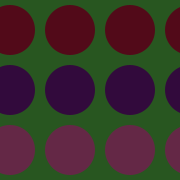
Frame 1 (no input)
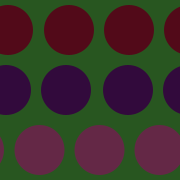
Frame 60 (the mouse pressed at the canvas centre just before this capture)
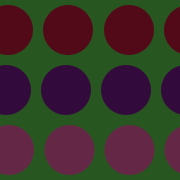
Frame 120 (the mouse held since frame 60 and released just before this capture)

The Processing sketch that drew these frames (run headless with seeded random() and noise(); from frame 60 on, the mouse is pressed at the canvas centre):

// Processing sketch: processing_55193
// ── processing_55193.pde

/*Project 2C Exercise
Code by Jennifer Nowack
York University: 211448347
YSDN-1006*/

//first line 
float x1 = 10;
float x2 = 70;
float x3 = 130;
float x4 = 190;
//second line
float x11 = 10;
float x12 = 70;
float x13 = 130;
float x14 = 190;
//third line
float x21 = 10;
float x22 = 70;
float x23 = 130;
float x24 = 190;

void setup() {
  size(180, 180);
  noStroke();
}

void draw() {
  background (40, 86, 32);
  
  fill (82, 10, 25);
  //first row circle1
  ellipse (x1, 30, 50, 50); 
  x1 = x1+1;
  if (x1>200){
    x1=-40;
   }  
  //first row circel2 
  ellipse (x2, 30, 50, 50);
   x2 = x2+1;
  if (x2>200){
    x2=-40;
   }  
  //first row circle3
  ellipse (x3, 30, 50, 50);
  x3 = x3+1;
  if (x3>200){
  x3=-40;
  }  
  //first row circle4
  ellipse (x4, 30, 50, 50);
  x4 = x4+1;
  if (x4>200){
    x4=-40;
  }
  
  fill (50, 10, 60);
  //second row circle1
  ellipse (x11, 90, 50, 50); 
  x11 = x11+2;
  if (x11>200){
    x11=-40;
   } 
  //second row circle2
  ellipse (x12, 90, 50, 50);
   x12 = x12+2;
  if (x12>200){
    x12=-40;
   }  
  //second row circle3
  ellipse (x13, 90, 50, 50);
   x13 = x13+2;
  if (x13>200){
    x13=-40;
   }
  //second row circle4
  ellipse (x14, 90, 50, 50);
   x14 = x14+2;
  if (x14>200){
    x14=-40;
   }
   
   fill (100, 40, 70);
   //third row circle1
   ellipse (x21, 150, 50, 50); 
  x21 = x21+0.5;
  if (x21>200){
    x21=-40;
   }
   //third row circle2
   ellipse (x22, 150, 50, 50); 
  x22 = x22+0.5;
  if (x22>200){
    x22=-40;
   }
   //third row circle3
   ellipse (x23, 150, 50, 50); 
  x23 = x23+0.5;
  if (x23>200){
    x23=-40;
   }
   //third row circle4
   ellipse (x24, 150, 50, 50); 
  x24 = x24+0.5;
  if (x24>200){
    x24=-40;
   }
}

 
